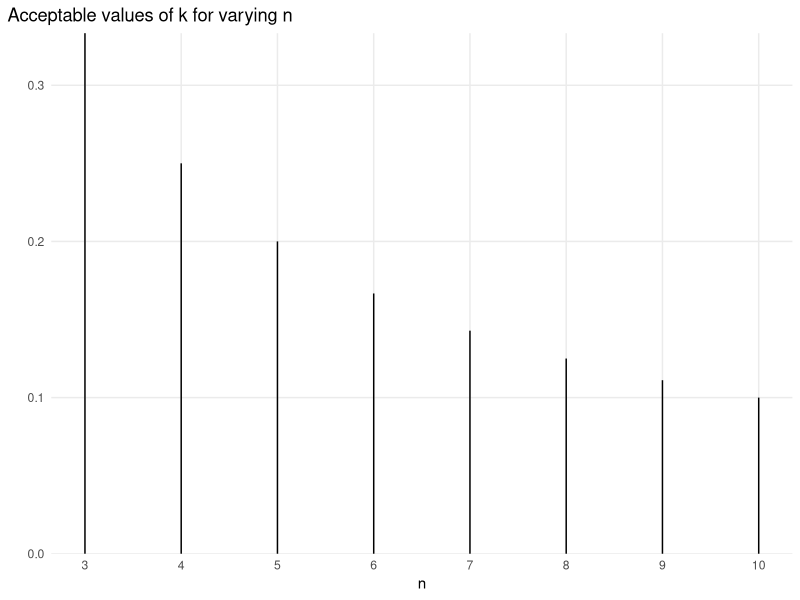
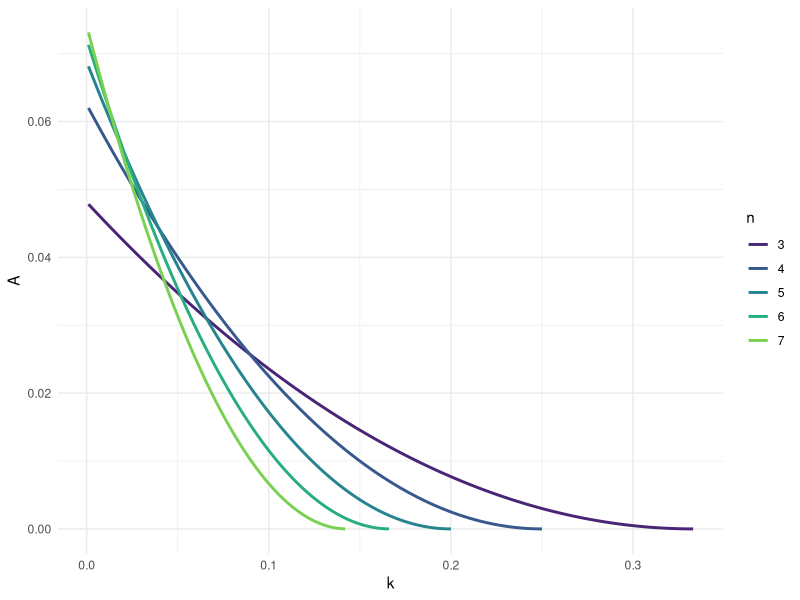
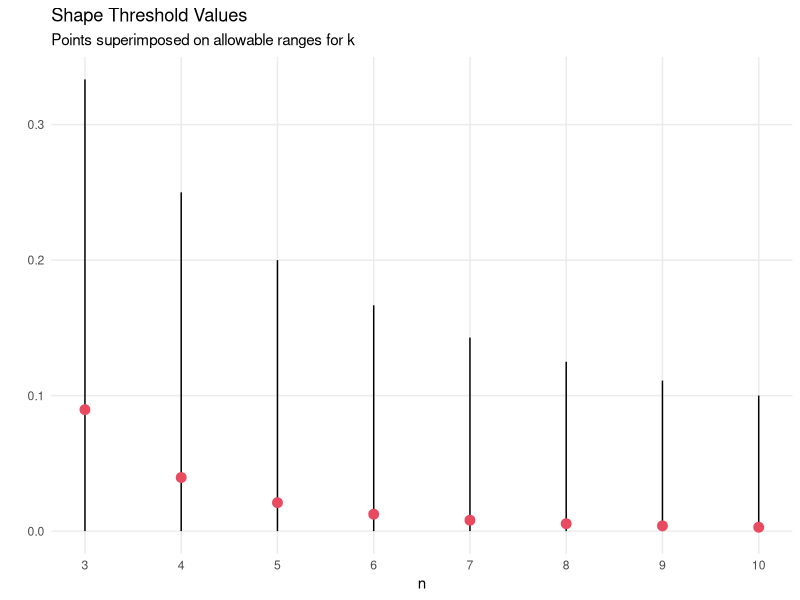
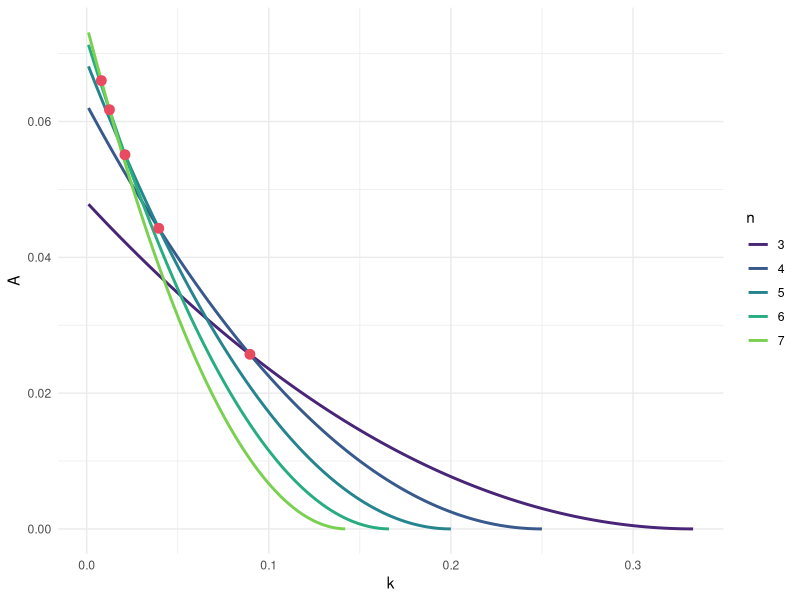

The R source for these figures, in order:
## ---- chunk 1
library(tidyverse)

theme_set(theme_minimal())
cot <- function(x) 1/tan(x)
roots <- function(n) {
  c <- cot(pi/(n + 1)) / cot(pi/n)
  (c/2 - 0.5 + c(-1, 1) * sqrt((0.5 - c/2)^2 - 4*(n*c/4 - n/4 + c/4)*(c/(4*n+4) - 1/(4*n)))) / (2*(n*c/4 - n/4 + c/4))
}
## ---- chunk 2
tibble(n = 3:10) %>% 
  mutate(k_max = 1/n) %>% 
  ggplot() +
  geom_segment(aes(x = n, xend = n, y = 0, yend = k_max)) +
  scale_x_continuous(breaks = 3:10) +
  scale_y_continuous(expand = c(0, 0)) +
  theme(panel.grid.minor = element_blank(),
        plot.title.position = "plot") +
  labs(title = "Acceptable values of k for varying n", y = "")
## ---- chunk 3
A_fn <- function(n, k) {
  (0.25*n^-1 - 0.5*k + 0.25 * n * k ^ 2) * cot(pi/n)
}

tibble(n = 3:7) %>% 
  mutate(data = map(n, ~ {
    k_max <- 1/.x
    
    tibble(k = seq(0.001, k_max, by = 0.001), 
           A = A_fn(.x, k))
  })) %>% 
  unnest(data) %>% 
  ggplot(aes(k, A, color = factor(n))) +
  geom_line(aes(group = n), size = 1) +
  scale_color_viridis_d(begin = 0.1, end = 0.8, name = "n")
## ---- chunk 4
roots <- function(n) {
  c <- cot(pi/(n + 1)) / cot(pi/n)
  (c/2 - 0.5 + c(-1, 1) * sqrt((0.5 - c/2)^2 - 4*(n*c/4 - n/4 + c/4)*(c/(4*n+4) - 1/(4*n)))) / (2*(n*c/4 - n/4 + c/4))
}

k_crossover <- tibble(n = 3:10,
                      k = map_dbl(n, ~ roots(.x)[1]))

k_crossover
## ---- chunk 5
k_range <- tibble(n = 3:10) %>% 
  mutate(k_max = 1/n)
  

k_crossover %>% 
  ggplot() +
  geom_segment(aes(x = n, xend = n, y = 0, yend = k_max), data = k_range) +
  geom_point(aes(n, k), color = "#E84A5F", size = 3) +
  scale_x_continuous(breaks = 3:10) +
  theme(panel.grid.minor = element_blank()) +
  labs(title = "Shape Threshold Values", subtitle = "Points superimposed on allowable ranges for k", y = "")
## ---- chunk 6
tibble(n = 3:7) %>% 
  mutate(data = map(n, ~ {
    k_max <- 1/.x
    
    tibble(k = seq(0.001, k_max, by = 0.001), 
           A = A_fn(.x, k))
  })) %>% 
  unnest(data) %>% 
  ggplot(aes(k, A, color = factor(n))) +
  geom_line(aes(group = n), size = 1) +
  geom_point(color = "#E84A5F", size = 3, data = filter(k_crossover, n %in% 3:7) %>% rowwise() %>% mutate(A = A_fn(n, k))) +
  scale_color_viridis_d(begin = 0.1, end = 0.8, name = "n")
